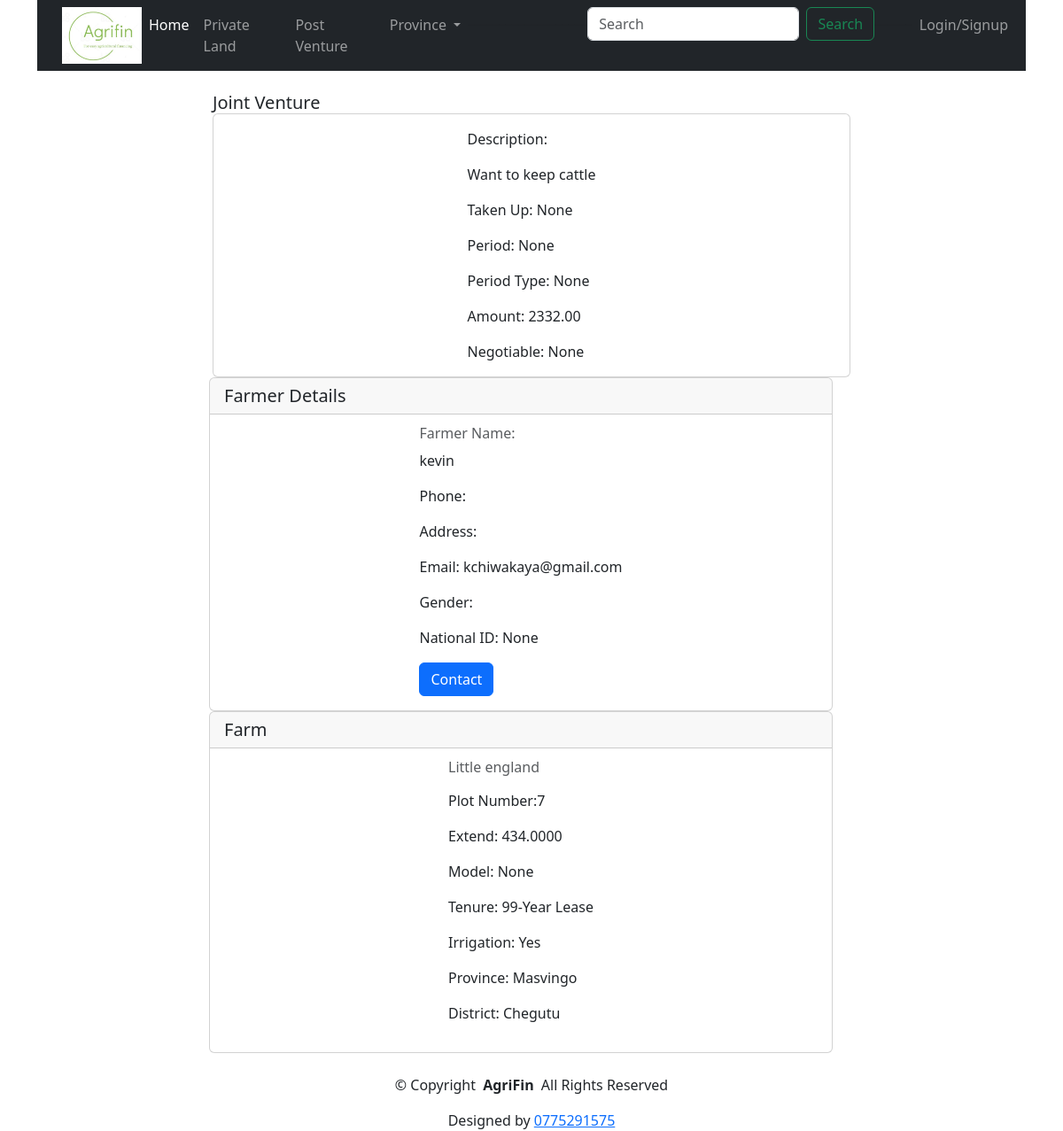
Page /details/3/ on the committed database.
### farmersapp/models.py (models this page shows, shortened)
class Venture(models.Model):
   farm = models.ForeignKey(Farm,on_delete = models.CASCADE)
   purpose = models.CharField(max_length=500,null = True,blank = True)
   descripiton = models.TextField()
   takenup = models.CharField(max_length=5,null=True,choices=(('Y','Yes'),('N','No')),blank=True)
   supporting_images = models.CharField(max_length=250,null = True, blank=True)
   period = models.DecimalField(max_digits= 10,decimal_places= 2,null=True,blank=True)
   period_type = models.CharField(max_length=5,null=True,choices=(('Y','Year(s)'),('M','Months'),('W','Weeks')),blank=True)
   amount = models.DecimalField(max_digits= 20,decimal_places= 2,null = True,blank = True)
   negotiable = models.CharField(max_length=250,null = True, blank=True)

class Farm(models.Model):
    tenure = (
   ('Off','Offer Letter'),
   ('99','99-Year Lease'),
   ('A1','A1 Permit'),
   ('AP', 'A1 Temporal Permit'),
   ('A2','A2 Permit'),
   ('Ttl','Title Deed'),
   ('DG','Deed of Grant'),
   ('CCT','Certificate of Consolidated Title'),
   ('Non','None'),
   )
    water = (
   ('D','Dam'),
   ('R','River'),
   ('B','Borehole'),
   ('W', 'Weir'),
   ('Wl','Well'),
   ('N','None'),
   )
    province = (
   ('MTN','Matabeleland North'),
   ('MTS','Matabeleland South'),
   ('MSE','Mashonaland East'),
   ('MSW','Mashonaland West'),
   ('MSC','Mashonaland Central'),
   ('MAN','Manicaland'),
    ('MSV','Masvingo'),
    ('MID','Midlands'),
    ('HRE','Harare'),
    ('BYO','Bulawayo'),
   )
    mmodels = (
       ('A1','A1'),
       ('A2','A2'),
       ('Old','Old Resettlement Scheme'),
       ('Sma','Small Scale Commercial'),
       ('A1T','Three Tier'),
       ('Comm','Communal')
    )
    farmer = models.ForeignKey(Farmer,on_delete = models.CASCADE)
    farm_name = models.CharField(max_length=500)
    plot_number = models.CharField(max_length=250,null=True, blank=True)
    extend = models.DecimalField(max_digits= 10,decimal_places= 4)
    district = models.CharField(max_length=20)
    province = models.CharField(max_length=250,choices=province)
    ward = models.CharField(max_length=10,null=True, blank=True)
    model =models.CharField(max_length=250,null =True,blank=True,choices=mmodels)
    tenure_type = models.CharField(max_length=50,choices=tenure)
    irrigation =models.CharField(max_length=250,null= True,choices=(('Y','Yes'),('N','No')))
    water_availability  = models.CharField(max_length=250,choices=water)
    description = models.TextField(null=True, blank=True)

class Farmer(models.Model):
    gender = (
   ('M','Male'),
   ('F','Female'),
   )
    user = models.OneToOneField(User,on_delete=models.CASCADE,null =True,blank = True)
    name = models.CharField(max_length=250)
    othername = models.CharField(max_length=250,null=True, blank=True)
    surname = models.CharField(max_length=250)
    address = models.CharField(max_length=250)
    phone = models.CharField(max_length=20)
    email = models.CharField(max_length=250, null=True,blank=True)
    gender = models.CharField(max_length=10,choices=gender)
    national_id = models.CharField(max_length=30,null =True,unique=True,editable=True,blank=False)

### farmersapp/views.py (the view)
# urls.py: path("details/<str:pk>/",views.details,name ="details"),
def details(request,pk):
    mdetails = Venture.objects.get(id = pk)
    context = {'mdetails': mdetails}
    return render(request,'details.html',context)

### farmersapp/templates/details.html (shortened to what this page needs)
{%extends 'main.html'%}
    {% load bootstrap5 %} {% bootstrap_css %} {% bootstrap_javascript %} {%load
    static%}
    {%block content%}
    <div class="container">
      <div class="row">
        <div class="col-md-8 mx-auto">
          <h5 class="card-header">Joint Venture</h5>
          <div class="card" >
            <div class="card-body mx-auto">
              <p class="card-text"> Description:</p><p> {{mdetails.descripiton}}</p>
              <p class="card-text">Taken Up: {{mdetails.takenup}}</p>
              <p class="card-text">Period: {{mdetails.period}}</p>
              <p class="card-text">Period Type: {{mdetails.get_period_type_display}}</p>
              <p class="card-text">Amount: {{mdetails.amount}}</p>
              <p class="card-text">Negotiable: {{mdetails.negotiable}}</p>
            </div>
          </div>
        </div>
        <div class="row">
        <div class="col-md-8 mx-auto">
          <div class="card">
            <h5 class="card-header">Farmer Details</h5>
            <div class="card-body mx-auto">
              <h6 class="card-subtitle mb-2 text-body-secondary">
                Farmer Name: {{mdetails.farm.farmer.name}} {{mdetails.farm.farmer.surname}}
              </h6>
                <p class="card-text">{{mdetails.farm.farmer.user.username}}</p>
                <p class="card-text">Phone: {{mdetails.farm.farmer.phone}}</p>
                <p class="card-text">Address: {{mdetails.farm.farmer.address}}</p>
                <p class="card-text">Email: {{mdetails.farm.farmer.email}}</p>
                <p class="card-text">Gender: {{mdetails.farm.farmer.get_gender_display}}</p>
                <p class="card-text">National ID: {{mdetails.farm.farmer.national_id}}</p>
                <a href="#" class="btn btn-primary"
                >Contact</a>
            </div>
          </div>
        </div>
      </div>
      <div class="row">
        <div class="col-md-8 mx-auto">
          <div class="card" >
            <h5 class="card-header">Farm</h5>
            <div class="card-body mx-auto">
              <h6 class="card-subtitle mb-2 text-body-secondary">
                {{mdetails.farm.farm_name}}
              </h6>
              <p class="card-text">
                <p>Plot Number:{{mdetails.farm.plot_number}}</p>
                <p>Extend: {{mdetails.farm.extend}}</p>
                <p>Model: {{mdetails.farm.get_model_display}}</p>
                <p> Tenure: {{mdetails.farm.get_tenure_type_display}}</p>
                <p>Irrigation: {{mdetails.farm.get_irrigation_display}}</p>
                <p> Province: {{mdetails.farm.get_province_display}}</p>
                <p>District: {{mdetails.farm.district}}</p>
              </p>
            </div>
          </div>
        </div>
      </div>
      </div>
    </div>
    {%endblock%}

### rows in the picture
Venture: descripiton "Want to keep cattle", takenup "None", period "None", period_type "None", amount "2332.00", negotiable "None", farm.farmer.user.username "kevin", farm.farmer.email "kchiwakaya@gmail.com", farm.farmer.national_id "None", farm.farm_name "Little england", farm.plot_number "7", farm.extend "434.0000", farm.model "None", farm.tenure_type "99-Year Lease", farm.irrigation "Yes", farm.province "Masvingo", farm.district "Chegutu"
